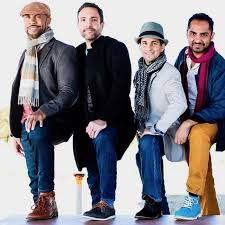
#> input picture HaarCascade/test.jpg, 225 x 225 px
$ python face_recognition_image.py
#> lines starting #> are read from the running program, lines starting #| are printed output that depends on the picture; after the words box and inside, x2 and y2 are one past the last pixel; in counts of white or black regions, pixels touching at a corner belong together
import numpy as np
import cv2

face_cascade = cv2.CascadeClassifier('haarcascade_frontalface_default.xml')
#eye_cascade = cv2.CascadeClassifier('haarcascade_eye.xml')

img = cv2.imread('test.jpg')
#> img is the input picture: shape (225, 225, 3); mean B, G, R 134.3, 127.6, 130.4
gray = cv2.cvtColor(img, cv2.COLOR_BGR2GRAY)
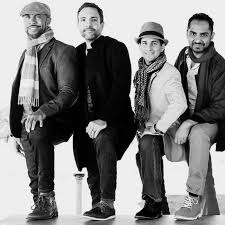
#> gray: shape (225, 225); min 0, max 255, mean 129.2
faces = face_cascade.detectMultiScale(gray,
                                      scaleFactor=1.02,
                                      minNeighbors=5,
                                      minSize=(30,30),
                                      flags = cv2.CASCADE_SCALE_IMAGE)
#> faces = [[15, 3, 34, 34], [72, 6, 34, 34], [181, 20, 35, 35], [135, 31, 30, 30]]
for (x,y,w,h) in faces:
    img = cv2.rectangle(img,(x,y),(x+w,y+h),(255,0,0),2)
    roi_gray = gray[y:y+h, x:x+w]
    roi_color = img[y:y+h, x:x+w]
#> this loop made 4 passes
#> pass 1, `img = cv2.rectangle(img,(x,y),(x+w,y+h),(255,0,0),2)`:
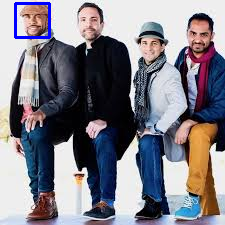
#> img: shape (225, 225, 3); 0.8% of pixels changed, all inside (x1, y1, x2, y2) = (14, 2, 51, 39)
#> pass 1, `roi_gray = gray[y:y+h, x:x+w]`:
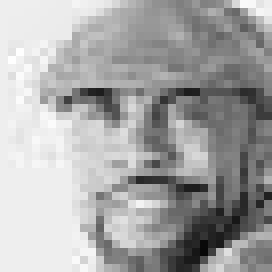
#> roi_gray: shape (34, 34) (shown 8 times larger); min 8, max 254, mean 166.3
#> pass 1, `roi_color = img[y:y+h, x:x+w]`:
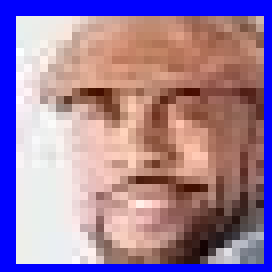
#> roi_color: shape (34, 34, 3) (shown 8 times larger); mean B, G, R 159.2, 125.7, 155.7
#> pass 2, `img = cv2.rectangle(img,(x,y),(x+w,y+h),(255,0,0),2)`:
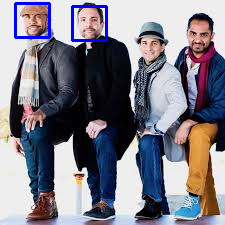
#> img: shape (225, 225, 3); 0.8% of pixels changed, all inside (x1, y1, x2, y2) = (71, 5, 108, 42)
#> after the loop:
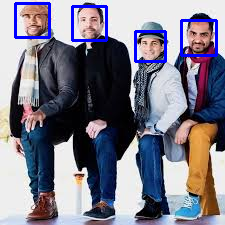
#> img: shape (225, 225, 3); 1.52% of pixels changed, all inside (x1, y1, x2, y2) = (134, 19, 218, 63)
cv2.imshow('img',img)
cv2.waitKey(0)
cv2.destroyAllWindows()
